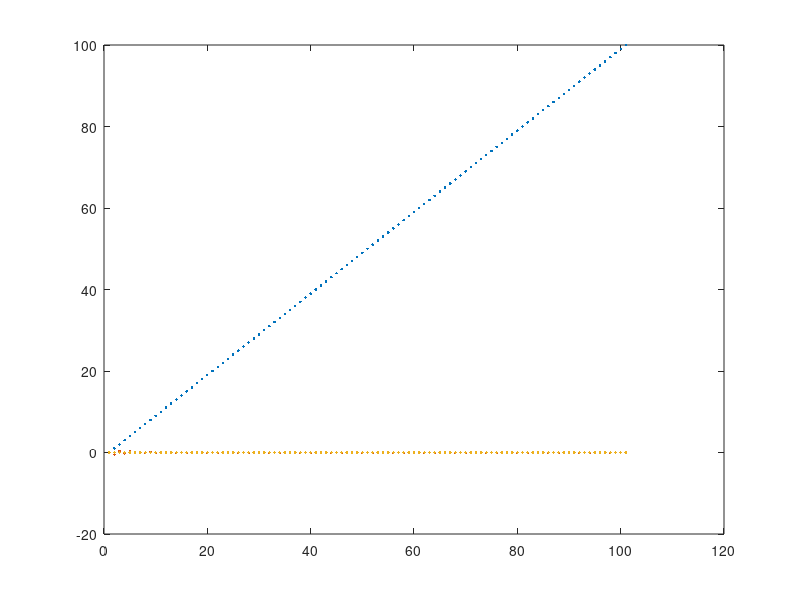

Reproduce this figure in MATLAB.
%                       newtonRoot.m
%
% A Matlab script that implements Aitken's method
%
%

%Normal fixed point iteration
p=inline('(-1).^(n)./(n+1)')

aitken=[ 0,0,0]
for n=1:100
    pn=p(n)
    pn1=p(n+1);
    pn2=p(n+2);
    pnhat=pn-((pn1-pn)^2)/(pn2-2*pn1+pn);
    aitken=[aitken; n,pn,pnhat];
%     if abs(pnhat)<=5*1E-10
%         break;
%     end
end

% if abs(pnhat)>5*1E-2
%     disp('fail to find root with Aitken delta square method');
% else
    disp('                 Aitken delta^2 method')
    disp('         Iteration       pn        pnhat')
    disp(aitken)
% end 

figure 
plot(aitken,'.')


